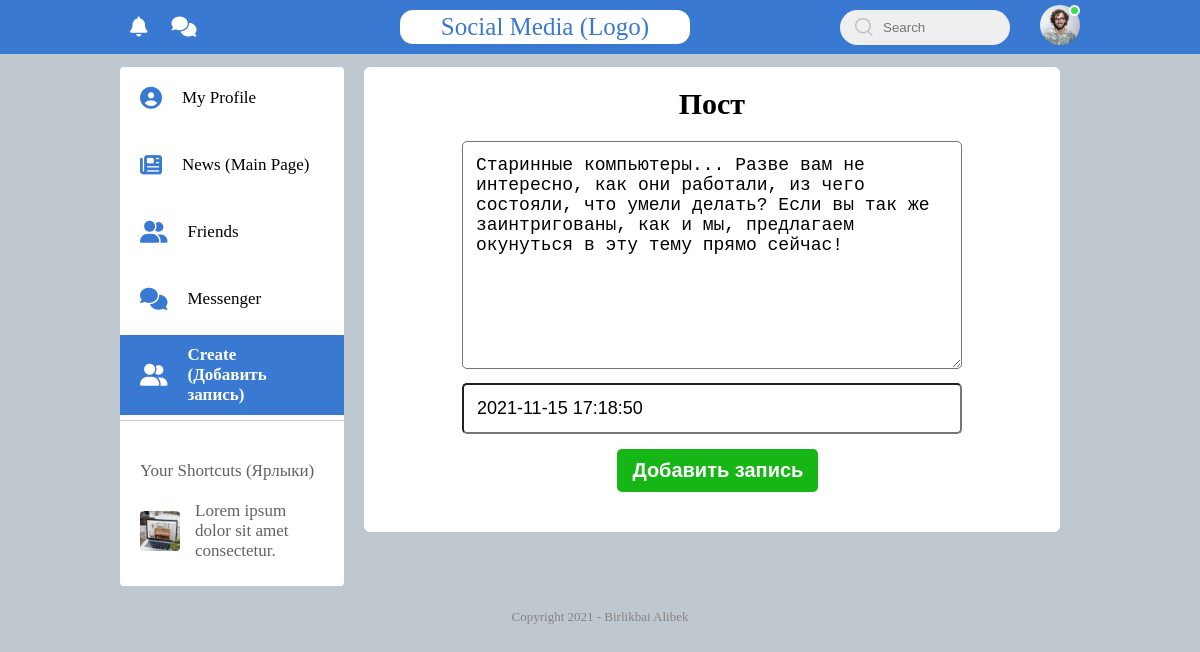
Screenshot of /news/3/update with the database file from the repository.
### news/models.py (models this page shows, shortened)
class Articles(models.Model):
    full_text = models.TextField('Пост (Текст)')
    date = models.DateTimeField('Дата публикации')
    class Meta:
        verbose_name = 'Запись'
        verbose_name_plural = 'Записи'

### news/views.py (the view)
# urls.py: path('<int:pk>/update', views.NewsUpdateView.as_view(), name='news-update'),
class NewsUpdateView(UpdateView):
    model = Articles
    template_name = 'news/create.html'
    form_class = ArticlesForm   # fields = ['full_text', 'date']

### news/forms.py
class ArticlesForm(ModelForm):
    class Meta:
        model = Articles
        fields = ['full_text', 'date']
        widgets = {
            "date":DateTimeInput(attrs={
                'class': 'form-control',
                'placeholder': 'Дата публикации'
            }),
            "full_text":Textarea(attrs={
                'class': 'form-control',
                'placeholder': 'Текст'
            })
        }

### news/templates/news/create.html (shortened to what this page needs)
{% extends 'main/layouts/layout-additional.html' %}
{% load static %}
    {% block style %}
        <link rel="stylesheet" href="{% static 'css/styles.css' %}">
    {% endblock %}
    {% block current-page %}
        <div class="imp-links">
            <a href="{% url 'profile' %}"><i class="fas fa-user-circle"></i> My Profile </a>
            <a href="{% url 'news_home' %}"><i class="fas fa-newspaper"></i> News (Main Page) </a>
            <a href="{% url 'friends' %}"><i class="fas fa-user-friends"></i> Friends </a>
            <a href="{% url 'messenger' %}"><i class="fas fa-comments"></i> Messenger </a>
            <a href="{% url 'create' %}" id="current-page"><i class="fas fa-user-friends"></i> Create (Добавить запись) </a>
        </div>
    {% endblock %}
    {% block main-container %}
        <div class="main-content">
            <div class="write-post-container">
                <div class="title">
                    <h2>Пост</h2>
                </div>
                <div class="submit">
                    <form method="post">
                        {{ form.full_text }}<br>
                        {{ form.date }}<br>
                        <span>{{ error }}</span>
                        <button class="btn btn-success" type="submit">Добавить запись</button>
                    </form>
                </div>
            </div>
        </div>
    {% endblock %}

### main/static/css/styles.css (style rules this page uses)
* { margin: 0; padding: 0; box-sizing: border-box; }
:root { --body-color: #bfc8cf; --nav-color: #3a79d1; --bg-color: #fff; --header-logo-color: var(--bg-color); --sidebar-font-color: var(--nav-color); --left-sidebar-font-color: var(--body-font-color); --nav-font-color: var(--nav-color); --body-font-color: black; --footer-font-color: #868383; --current-page-link-color: var(--nav-color); --current-page-icon-color: #fff; --search-caret-color: black; }
body { background: var(--body-color); transition: background 0.3s; }
a { text-decoration: none; }
.main-content { flex-basis: 80%; margin: 0 10px; }
.imp-links a, .shortcut-links a { text-decoration: none; display: flex; align-items: center; margin-bottom: 5px; color: var(--left-sidebar-font-color); width: fit-content; font-size: 17px; }
.imp-links { border-bottom: 1px solid #ccc; }
.write-post-container { width: 100%; background: var(--bg-color); border-radius: 6px; padding: 20px; color: #626262; }
#current-page { color: #fff; font-weight: bold; background-color: var(--current-page-link-color); padding: 10px; padding-right: 40px; width: 100%; }
#current-page i { color: var(--current-page-icon-color); }
.imp-links *:not(#current-page) { padding: 10px; }
.fa-user-circle { color: var(--sidebar-font-color); font-size: 22px; margin-right: 10px; }
.fa-newspaper { color: var(--sidebar-font-color); font-size: 22px; margin-right: 10px; }
.fa-user-friends { color: var(--sidebar-font-color); font-size: 22px; margin-right: 10px; }
.fa-comments { color: var(--sidebar-font-color); font-size: 22px; margin-right: 10px; }
.title { text-align: center; }
.write-post-container { padding-bottom: 30px; }
.write-post-container span, .btn-comment span { color: rgb(75, 143, 245); background-color: #fff; border-radius: 60%; padding: 0px 6px; font-weight: bold; }
.write-post-container h2 { color: var(--body-font-color); font-size: 30px; text-align: center; margin-bottom: 15px; }
form { text-align: center; }
form input, textarea { font-size: 18px; padding: 13px; margin: 5px 0; border-radius: 5px; width: 500px; }
.submit { text-align: center; }
.submit button { background: none; border: none; background-color: rgb(23, 182, 23); color: #fff; font-size: 20px; font-weight: bold; padding: 10px 15px; margin: 10px; border-radius: 5px; text-align: center; cursor: pointer; }

### rows the page displays
Articles: full_text "Старинные компьютеры... Разве вам не интересно, как они работали, из чего состояли, что умели делать? Если вы так же заинтригованы, как и мы, предлагаем окунуться в эту тему прямо сейчас!", date "2021-11-15 17:18:50"
